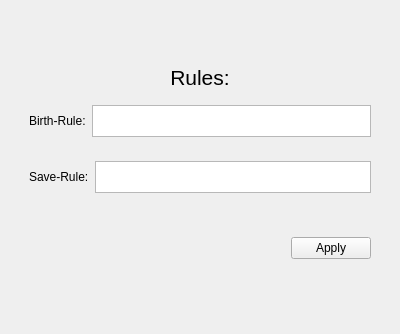
<?xml version="1.0" encoding="UTF-8"?>
<ui version="4.0">
 <class>Rule</class>
 <widget class="QWidget" name="Rule">
  <property name="geometry">
   <rect>
    <x>0</x>
    <y>0</y>
    <width>400</width>
    <height>334</height>
   </rect>
  </property>
  <property name="windowTitle">
   <string>Rule</string>
  </property>
  <layout class="QVBoxLayout" name="verticalLayout_2">
   <item>
    <widget class="QWidget" name="widget" native="true">
     <property name="sizePolicy">
      <sizepolicy hsizetype="Preferred" vsizetype="Maximum">
       <horstretch>0</horstretch>
       <verstretch>0</verstretch>
      </sizepolicy>
     </property>
     <layout class="QVBoxLayout" name="verticalLayout">
      <item>
       <widget class="QLabel" name="title">
        <property name="font">
         <font>
          <pointsize>16</pointsize>
         </font>
        </property>
        <property name="text">
         <string>Rules:</string>
        </property>
        <property name="alignment">
         <set>Qt::AlignCenter</set>
        </property>
       </widget>
      </item>
      <item>
       <widget class="QWidget" name="horizontalWidget_2" native="true">
        <property name="sizePolicy">
         <sizepolicy hsizetype="Preferred" vsizetype="Maximum">
          <horstretch>0</horstretch>
          <verstretch>0</verstretch>
         </sizepolicy>
        </property>
        <property name="maximumSize">
         <size>
          <width>16777215</width>
          <height>50</height>
         </size>
        </property>
        <layout class="QHBoxLayout" name="horizontalLayout_2">
         <item>
          <widget class="QLabel" name="label">
           <property name="text">
            <string>Birth-Rule:</string>
           </property>
          </widget>
         </item>
         <item>
          <widget class="QTextEdit" name="textEdit"/>
         </item>
        </layout>
       </widget>
      </item>
      <item>
       <widget class="QWidget" name="horizontalWidget" native="true">
        <property name="sizePolicy">
         <sizepolicy hsizetype="Preferred" vsizetype="Maximum">
          <horstretch>0</horstretch>
          <verstretch>0</verstretch>
         </sizepolicy>
        </property>
        <property name="maximumSize">
         <size>
          <width>16777215</width>
          <height>50</height>
         </size>
        </property>
        <layout class="QHBoxLayout" name="horizontalLayout">
         <item>
          <widget class="QLabel" name="label_2">
           <property name="text">
            <string>Save-Rule:</string>
           </property>
          </widget>
         </item>
         <item>
          <widget class="QTextEdit" name="textEdit_2">
           <property name="maximumSize">
            <size>
             <width>16777215</width>
             <height>16777215</height>
            </size>
           </property>
          </widget>
         </item>
        </layout>
       </widget>
      </item>
      <item>
       <widget class="QLabel" name="errorMessage">
        <property name="text">
         <string/>
        </property>
       </widget>
      </item>
      <item>
       <widget class="QWidget" name="horizontalWidget" native="true">
        <property name="sizePolicy">
         <sizepolicy hsizetype="Preferred" vsizetype="Maximum">
          <horstretch>0</horstretch>
          <verstretch>0</verstretch>
         </sizepolicy>
        </property>
        <layout class="QHBoxLayout" name="horizontalLayout_3">
         <item>
          <spacer name="horizontalSpacer">
           <property name="orientation">
            <enum>Qt::Horizontal</enum>
           </property>
           <property name="sizeHint" stdset="0">
            <size>
             <width>40</width>
             <height>20</height>
            </size>
           </property>
          </spacer>
         </item>
         <item>
          <widget class="QPushButton" name="applyButton">
           <property name="text">
            <string>Apply</string>
           </property>
          </widget>
         </item>
        </layout>
       </widget>
      </item>
     </layout>
    </widget>
   </item>
  </layout>
 </widget>
 <resources/>
 <connections/>
</ui>
